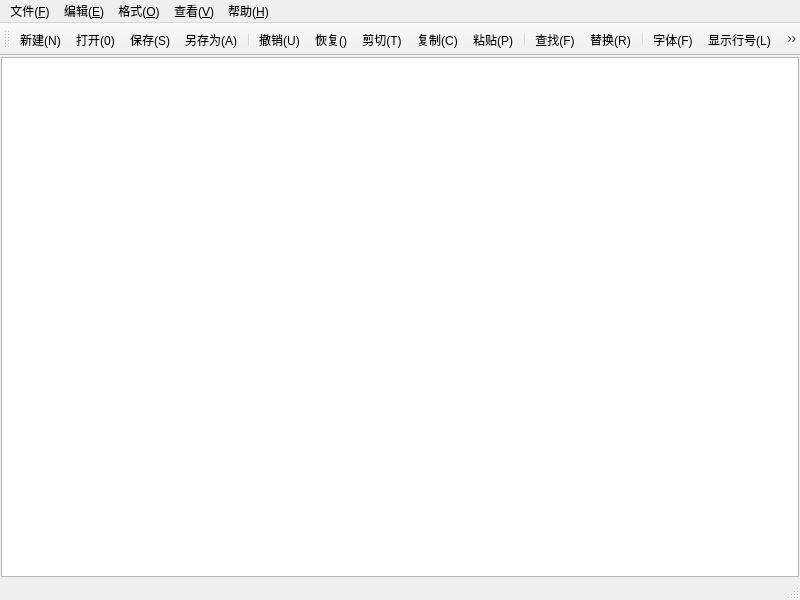
<?xml version="1.0" encoding="UTF-8"?>
<ui version="4.0">
 <class>MainWindow</class>
 <widget class="QMainWindow" name="MainWindow">
  <property name="geometry">
   <rect>
    <x>0</x>
    <y>0</y>
    <width>800</width>
    <height>600</height>
   </rect>
  </property>
  <property name="windowTitle">
   <string>MainWindow</string>
  </property>
  <widget class="QWidget" name="centralwidget">
   <layout class="QVBoxLayout" name="verticalLayout">
    <property name="spacing">
     <number>0</number>
    </property>
    <property name="leftMargin">
     <number>1</number>
    </property>
    <property name="topMargin">
     <number>1</number>
    </property>
    <property name="rightMargin">
     <number>1</number>
    </property>
    <property name="bottomMargin">
     <number>1</number>
    </property>
    <item>
     <widget class="CodeEditor" name="textEdit"/>
    </item>
   </layout>
  </widget>
  <widget class="QMenuBar" name="menubar">
   <property name="geometry">
    <rect>
     <x>0</x>
     <y>0</y>
     <width>800</width>
     <height>21</height>
    </rect>
   </property>
   <widget class="QMenu" name="menu">
    <property name="title">
     <string>文件(&amp;F)</string>
    </property>
    <addaction name="actionNew"/>
    <addaction name="actionactionOpen"/>
    <addaction name="actionactionSave"/>
    <addaction name="actionactionSaveAs"/>
    <addaction name="separator"/>
    <addaction name="actionactionExit"/>
   </widget>
   <widget class="QMenu" name="menu_E">
    <property name="title">
     <string>编辑(&amp;E)</string>
    </property>
    <addaction name="actionactionUndo"/>
    <addaction name="actionactionRedo"/>
    <addaction name="actionactionCut"/>
    <addaction name="actionactionCopy"/>
    <addaction name="actionactionPaste"/>
    <addaction name="separator"/>
    <addaction name="actionactionFind"/>
    <addaction name="actionactionReplace"/>
    <addaction name="separator"/>
    <addaction name="actionSelectAll"/>
    <addaction name="separator"/>
   </widget>
   <widget class="QMenu" name="menu_O">
    <property name="title">
     <string>格式(&amp;O)</string>
    </property>
    <addaction name="actionactionWrap"/>
    <addaction name="actionactionLineNumber"/>
    <addaction name="actionactionFont"/>
    <addaction name="actionFontColor"/>
    <addaction name="actionBackgroundColor"/>
    <addaction name="actionFontBackgroundColor"/>
   </widget>
   <widget class="QMenu" name="menu_H">
    <property name="title">
     <string>查看(&amp;V)</string>
    </property>
    <addaction name="actionactionToolBar"/>
    <addaction name="actionactionStatusBar"/>
   </widget>
   <widget class="QMenu" name="menu_H_2">
    <property name="title">
     <string>帮助(&amp;H)</string>
    </property>
    <addaction name="actionAbout"/>
   </widget>
   <addaction name="menu"/>
   <addaction name="menu_E"/>
   <addaction name="menu_O"/>
   <addaction name="menu_H"/>
   <addaction name="menu_H_2"/>
  </widget>
  <widget class="QStatusBar" name="statusbar"/>
  <widget class="QToolBar" name="toolBar">
   <property name="windowTitle">
    <string>toolBar</string>
   </property>
   <attribute name="toolBarArea">
    <enum>TopToolBarArea</enum>
   </attribute>
   <attribute name="toolBarBreak">
    <bool>false</bool>
   </attribute>
   <addaction name="actionNew"/>
   <addaction name="actionactionOpen"/>
   <addaction name="actionactionSave"/>
   <addaction name="actionactionSaveAs"/>
   <addaction name="separator"/>
   <addaction name="actionactionUndo"/>
   <addaction name="actionactionRedo"/>
   <addaction name="actionactionCut"/>
   <addaction name="actionactionCopy"/>
   <addaction name="actionactionPaste"/>
   <addaction name="separator"/>
   <addaction name="actionactionFind"/>
   <addaction name="actionactionReplace"/>
   <addaction name="separator"/>
   <addaction name="actionactionFont"/>
   <addaction name="actionactionLineNumber"/>
   <addaction name="actionactionWrap"/>
   <addaction name="separator"/>
   <addaction name="actionactionToolBar"/>
   <addaction name="actionactionStatusBar"/>
  </widget>
  <action name="actionNew">
   <property name="icon">
    <iconset resource="notepad.qrc">
     <normaloff>:/new/prefix1/images/new.png</normaloff>:/new/prefix1/images/new.png</iconset>
   </property>
   <property name="text">
    <string>新建(&amp;N)</string>
   </property>
   <property name="toolTip">
    <string>新建</string>
   </property>
   <property name="shortcut">
    <string>Ctrl+N</string>
   </property>
  </action>
  <action name="actionactionOpen">
   <property name="icon">
    <iconset resource="notepad.qrc">
     <normaloff>:/new/prefix1/images/open.png</normaloff>:/new/prefix1/images/open.png</iconset>
   </property>
   <property name="text">
    <string>打开(&amp;0)</string>
   </property>
   <property name="shortcut">
    <string>Ctrl+O</string>
   </property>
  </action>
  <action name="actionactionSave">
   <property name="icon">
    <iconset resource="notepad.qrc">
     <normaloff>:/new/prefix1/images/save.png</normaloff>:/new/prefix1/images/save.png</iconset>
   </property>
   <property name="text">
    <string>保存(&amp;S)</string>
   </property>
   <property name="shortcut">
    <string>Ctrl+S</string>
   </property>
  </action>
  <action name="actionactionSaveAs">
   <property name="icon">
    <iconset resource="notepad.qrc">
     <normaloff>:/new/prefix1/images/saveas.png</normaloff>:/new/prefix1/images/saveas.png</iconset>
   </property>
   <property name="text">
    <string>另存为(&amp;A)</string>
   </property>
  </action>
  <action name="actionactionExit">
   <property name="icon">
    <iconset resource="notepad.qrc">
     <normaloff>:/new/prefix1/images/exit.png</normaloff>:/new/prefix1/images/exit.png</iconset>
   </property>
   <property name="text">
    <string>退出(&amp;X)</string>
   </property>
  </action>
  <action name="actionactionUndo">
   <property name="icon">
    <iconset resource="notepad.qrc">
     <normaloff>:/new/prefix1/images/undo.png</normaloff>:/new/prefix1/images/undo.png</iconset>
   </property>
   <property name="text">
    <string>撤销(&amp;U)</string>
   </property>
   <property name="shortcut">
    <string>Ctrl+Z</string>
   </property>
  </action>
  <action name="actionactionCut">
   <property name="icon">
    <iconset resource="notepad.qrc">
     <normaloff>:/new/prefix1/images/Cut.png</normaloff>:/new/prefix1/images/Cut.png</iconset>
   </property>
   <property name="text">
    <string>剪切(&amp;T)</string>
   </property>
   <property name="shortcut">
    <string>Ctrl+X</string>
   </property>
  </action>
  <action name="actionactionRedo">
   <property name="icon">
    <iconset resource="notepad.qrc">
     <normaloff>:/new/prefix1/images/redo.png</normaloff>:/new/prefix1/images/redo.png</iconset>
   </property>
   <property name="text">
    <string>恢复(&amp;)</string>
   </property>
   <property name="shortcut">
    <string>Ctrl+Shift+Z</string>
   </property>
  </action>
  <action name="actionactionPaste">
   <property name="icon">
    <iconset resource="notepad.qrc">
     <normaloff>:/new/prefix1/images/paste.png</normaloff>:/new/prefix1/images/paste.png</iconset>
   </property>
   <property name="text">
    <string>粘贴(&amp;P)</string>
   </property>
   <property name="shortcut">
    <string>Ctrl+V</string>
   </property>
  </action>
  <action name="actionactionToolBar">
   <property name="checkable">
    <bool>true</bool>
   </property>
   <property name="icon">
    <iconset resource="notepad.qrc">
     <normaloff>:/new/prefix1/images/toolbar.png</normaloff>:/new/prefix1/images/toolbar.png</iconset>
   </property>
   <property name="text">
    <string>工具栏(&amp;T)</string>
   </property>
  </action>
  <action name="actionactionStatusBar">
   <property name="checkable">
    <bool>true</bool>
   </property>
   <property name="icon">
    <iconset resource="notepad.qrc">
     <normaloff>:/new/prefix1/images/StatusBar.png</normaloff>:/new/prefix1/images/StatusBar.png</iconset>
   </property>
   <property name="text">
    <string>状态栏(&amp;S)</string>
   </property>
  </action>
  <action name="actionactionReplace">
   <property name="icon">
    <iconset resource="notepad.qrc">
     <normaloff>:/new/prefix1/images/replace.png</normaloff>:/new/prefix1/images/replace.png</iconset>
   </property>
   <property name="text">
    <string>替换(&amp;R)</string>
   </property>
   <property name="shortcut">
    <string>Ctrl+H</string>
   </property>
  </action>
  <action name="actionactionPrint">
   <property name="icon">
    <iconset>
     <normaloff>:/images/print_24dp_1F1F1F_FILL0_wght400_GRAD0_opsz24.png</normaloff>:/images/print_24dp_1F1F1F_FILL0_wght400_GRAD0_opsz24.png</iconset>
   </property>
   <property name="text">
    <string>actionPrint</string>
   </property>
  </action>
  <action name="actionactionGoto">
   <property name="icon">
    <iconset>
     <normaloff>:/images/go_to_line_24dp_1F1F1F_FILL0_wght400_GRAD0_opsz24.png</normaloff>:/images/go_to_line_24dp_1F1F1F_FILL0_wght400_GRAD0_opsz24.png</iconset>
   </property>
   <property name="text">
    <string>actionGoto</string>
   </property>
  </action>
  <action name="actionactionLogo">
   <property name="icon">
    <iconset>
     <normaloff>:/images/aq_24dp_1F1F1F_FILL0_wght400_GRAD0_opsz24.png</normaloff>:/images/aq_24dp_1F1F1F_FILL0_wght400_GRAD0_opsz24.png</iconset>
   </property>
   <property name="text">
    <string>actionLogo</string>
   </property>
  </action>
  <action name="actionactionFind">
   <property name="icon">
    <iconset resource="notepad.qrc">
     <normaloff>:/new/prefix1/images/find.png</normaloff>:/new/prefix1/images/find.png</iconset>
   </property>
   <property name="text">
    <string>查找(&amp;F)</string>
   </property>
  </action>
  <action name="actionactionFont">
   <property name="icon">
    <iconset resource="notepad.qrc">
     <normaloff>:/new/prefix1/images/Font.png</normaloff>:/new/prefix1/images/Font.png</iconset>
   </property>
   <property name="text">
    <string>字体(&amp;F)</string>
   </property>
  </action>
  <action name="actionactionWrap">
   <property name="checkable">
    <bool>true</bool>
   </property>
   <property name="icon">
    <iconset resource="notepad.qrc">
     <normaloff>:/new/prefix1/images/Wrap.png</normaloff>:/new/prefix1/images/Wrap.png</iconset>
   </property>
   <property name="text">
    <string>自动换行(&amp;W)</string>
   </property>
  </action>
  <action name="actionactionCopy">
   <property name="icon">
    <iconset resource="notepad.qrc">
     <normaloff>:/new/prefix1/images/copy.png</normaloff>:/new/prefix1/images/copy.png</iconset>
   </property>
   <property name="text">
    <string>复制(&amp;C)</string>
   </property>
   <property name="shortcut">
    <string>Ctrl+C</string>
   </property>
  </action>
  <action name="actionactionLineNumber">
   <property name="icon">
    <iconset resource="notepad.qrc">
     <normaloff>:/new/prefix1/images/LineNumber.png</normaloff>:/new/prefix1/images/LineNumber.png</iconset>
   </property>
   <property name="text">
    <string>显示行号(&amp;L)</string>
   </property>
   <property name="shortcut">
    <string>Ctrl+L</string>
   </property>
  </action>
  <action name="actionAbout">
   <property name="icon">
    <iconset resource="notepad.qrc">
     <normaloff>:/new/prefix1/images/about.png</normaloff>:/new/prefix1/images/about.png</iconset>
   </property>
   <property name="text">
    <string>关于(&amp;A)</string>
   </property>
  </action>
  <action name="actionFontColor">
   <property name="icon">
    <iconset resource="notepad.qrc">
     <normaloff>:/new/prefix1/images/FontColor.png</normaloff>:/new/prefix1/images/FontColor.png</iconset>
   </property>
   <property name="text">
    <string>字体颜色</string>
   </property>
  </action>
  <action name="actionBackgroundColor">
   <property name="icon">
    <iconset resource="notepad.qrc">
     <normaloff>:/new/prefix1/images/BackgroundColor.png</normaloff>:/new/prefix1/images/BackgroundColor.png</iconset>
   </property>
   <property name="text">
    <string>编辑器背景色</string>
   </property>
  </action>
  <action name="actionFontBackgroundColor">
   <property name="icon">
    <iconset resource="notepad.qrc">
     <normaloff>:/new/prefix1/images/FontColor.png</normaloff>:/new/prefix1/images/FontColor.png</iconset>
   </property>
   <property name="text">
    <string>字体背景色</string>
   </property>
  </action>
  <action name="actionSelectAll">
   <property name="icon">
    <iconset resource="notepad.qrc">
     <normaloff>:/new/prefix1/images/all.png</normaloff>:/new/prefix1/images/all.png</iconset>
   </property>
   <property name="text">
    <string>全选(&amp;A)</string>
   </property>
   <property name="shortcut">
    <string>Ctrl+A</string>
   </property>
  </action>
 </widget>
 <customwidgets>
  <customwidget>
   <class>CodeEditor</class>
   <extends>QPlainTextEdit</extends>
   <header location="global">codeeditor.h</header>
  </customwidget>
 </customwidgets>
 <resources>
  <include location="notepad.qrc"/>
 </resources>
 <connections/>
</ui>
